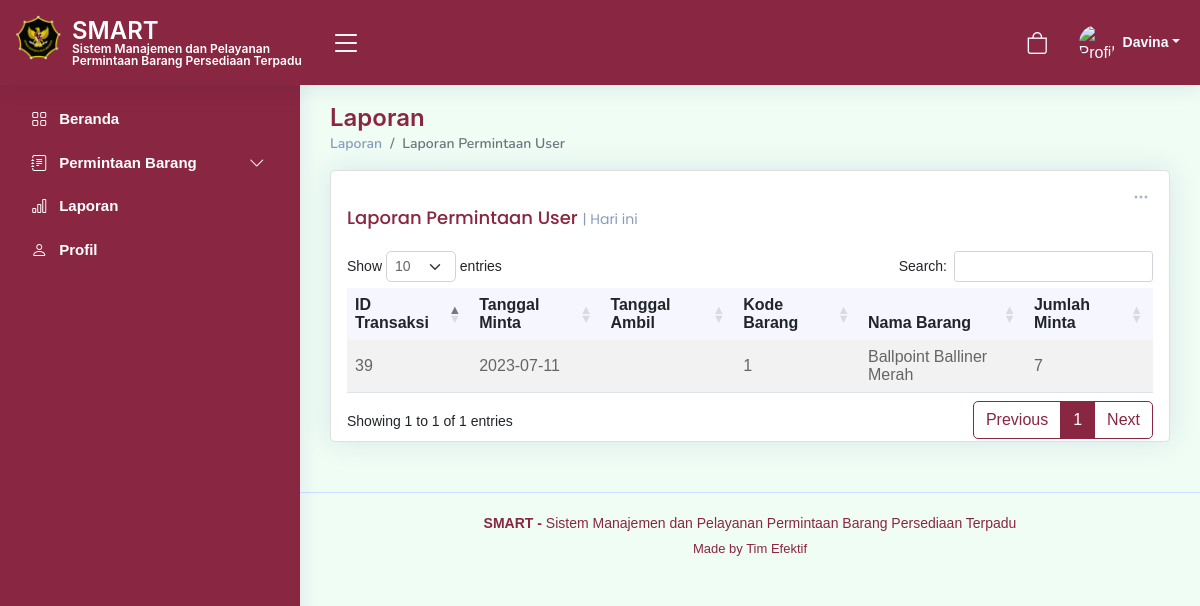
/laporan.php (signed in), run on an earlier commit of the app's database.
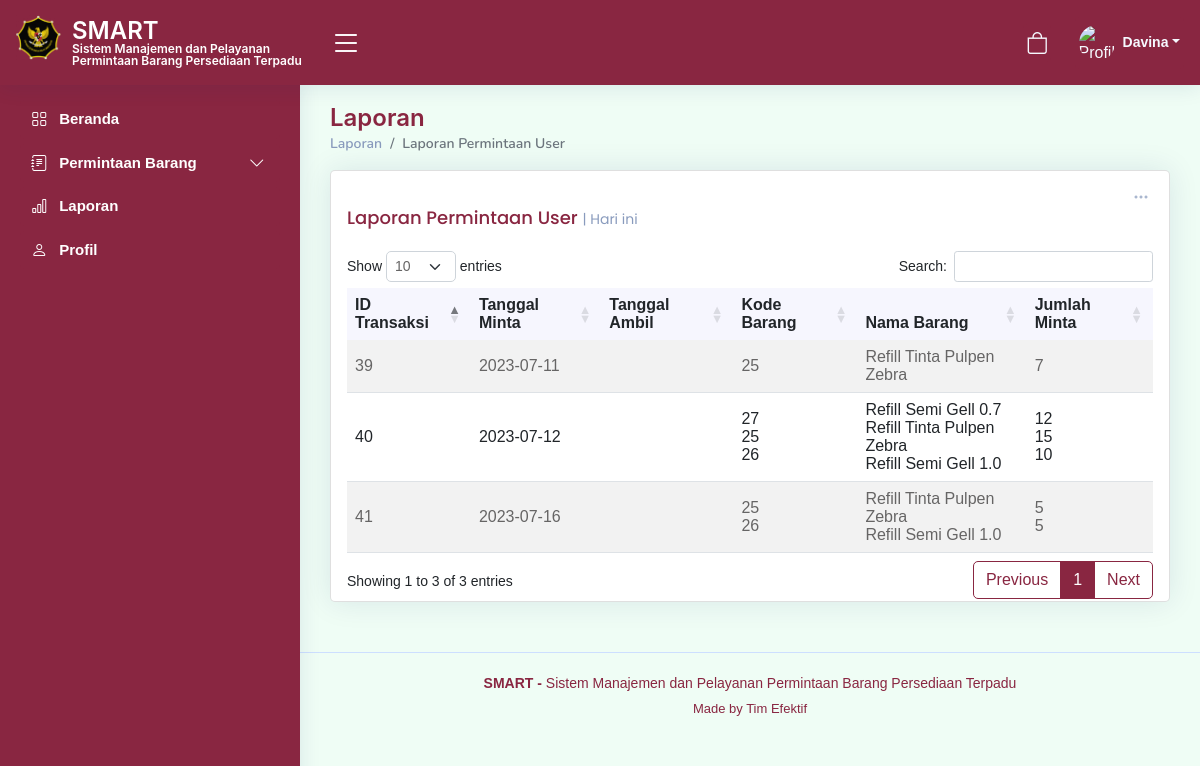
And on a later commit of the database.
### tables this page shows
CREATE TABLE `tb_order` (
  `id_transaksi` int(11) NOT NULL,
  `id_user` int(11) NOT NULL,
  `tgl_minta` date NOT NULL,
  `tgl_siap` date DEFAULT NULL,
  `status` varchar(50) NOT NULL DEFAULT 'Menunggu',
  `tgl_ambil` date DEFAULT NULL
);

### laporan.php (the view, shortened to what the changed rows need)
<!DOCTYPE html>
<html lang="en">
<head>
  <link href="assets/vendor/bootstrap/css/bootstrap.min.css" rel="stylesheet">
  <link href="assets/vendor/bootstrap-icons/bootstrap-icons.css" rel="stylesheet">
  <link href="assets/vendor/boxicons/css/boxicons.min.css" rel="stylesheet">
  <link href="assets/vendor/quill/quill.snow.css" rel="stylesheet">
  <link href="assets/vendor/quill/quill.bubble.css" rel="stylesheet">
  <link href="assets/vendor/remixicon/remixicon.css" rel="stylesheet">
  <link href="assets/vendor/simple-datatables/style.css" rel="stylesheet">
  <link rel="stylesheet" href="https://cdnjs.cloudflare.com/ajax/libs/twitter-bootstrap/5.2.0/css/bootstrap.min.css">
  <link rel="stylesheet" href="https://cdn.datatables.net/1.13.4/css/dataTables.bootstrap5.min.css">
  <link href="https://cdnjs.cloudflare.com/ajax/libs/font-awesome/5.10.0/css/all.min.css" rel="stylesheet">
  <link href="https://cdn.jsdelivr.net/npm/bootstrap-icons@1.4.1/font/bootstrap-icons.css" rel="stylesheet">
  <link href="assets/css/style.css" rel="stylesheet">
  <link href="assets/css/bootstrap.min.css" rel="stylesheet">
</head>
<body>
  <main id="main" class="main">
    <div class="pagetitle">
      <h1>Laporan</h1>
    </div>
    <section class="section dashboard">
      <div class="row">
        <class="col-lg-8">
          <div class="row">
            <div class="col-12">
              <div class="card top-selling overflow-auto">
                <div class="filter">
                  <a class="icon" href="#" data-bs-toggle="dropdown"><i class="bi bi-three-dots"></i></a>
                </div>
                <div class="card-body pb-0">
                  <h5 class="card-title">Laporan Permintaan User <span>| Hari ini</span></h5>
                  <?php
                  $con = db_connect();
                  ?>
                  <table id="example" class="table table-striped" style="width:100%">
                    <thead>
                      <tr>
                        <th>ID Transaksi</th>
                        <th>Tanggal Minta</th>
                        <th>Tanggal Ambil</th>
                        <th>Kode Barang</th>
                        <th>Nama Barang</th>
                        <th>Jumlah Minta</th>
                      </tr>
                    </thead>
                    <tbody>
                      <?php
                      $query = "SELECT tb_order.id_transaksi, tb_order.tgl_minta, tb_order.tgl_ambil, tb_user.nama_lengkap,
                              GROUP_CONCAT(tb_barang.kode_barang SEPARATOR '<br>') AS kode_barang,
                              GROUP_CONCAT(tb_barang.nama SEPARATOR '<br>') AS nama_barang,
                              GROUP_CONCAT(tb_order_detail.jumlah_minta SEPARATOR '<br>') AS jumlah_minta
                              FROM tb_order
                              JOIN tb_order_detail ON tb_order.id_transaksi = tb_order_detail.id_transaksi
                              JOIN tb_barang ON tb_order_detail.id_barang = tb_barang.id_barang
                              JOIN tb_user ON tb_order.id_user = tb_user.id_user
                              GROUP BY tb_order.id_transaksi, tb_user.nama_lengkap";
                      $result = mysqli_query($con, $query);
                      while ($row = mysqli_fetch_assoc($result)) {
                        echo "<tr>";
                        echo "<td>" . $row['id_transaksi'] . "</td>";
                        echo "<td>" . $row['tgl_minta'] . "</td>";
                        echo "<td>" . $row['tgl_ambil'] . "</td>";
                        echo "<td>" . $row['kode_barang'] . "</td>";
                        echo "<td>" . $row['nama_barang'] . "</td>";
                        echo "<td>" . $row['jumlah_minta'] . "</td>";
                        echo "</tr>";
                      }
                      ?>
                    </tbody>
                  </table>
                </div>
              </div>
            </div>
          </div>
      </div>
    </section>
  </main>
</body>
</html>

What changed in the data, as far as the page shows it:
computed for tb_order id 39: kode_barang "1" → "25"; nama_barang "Ballpoint Balliner Merah" → "Refill Tinta Pulpen Zebra"
added tb_order: id_transaksi "40", tgl_minta "2023-07-12", kode_barang "27 25 26", nama_barang "Refill Semi Gell 0.7 Refill Tinta Pulpen Zebra Refill Semi Gell 1.0", jumlah_minta "12 15 10"
added tb_order: id_transaksi "41", tgl_minta "2023-07-16", kode_barang "25 26", nama_barang "Refill Tinta Pulpen Zebra Refill Semi Gell 1.0", jumlah_minta "5 5"
Also different on the page:
text written by a page script: "Show entries Search: Showing 1 to 1 of 1 entries Previous 1 Next" → "Show entries Search: Showing 1 to 3 of 3 entries Previous 1 Next"
